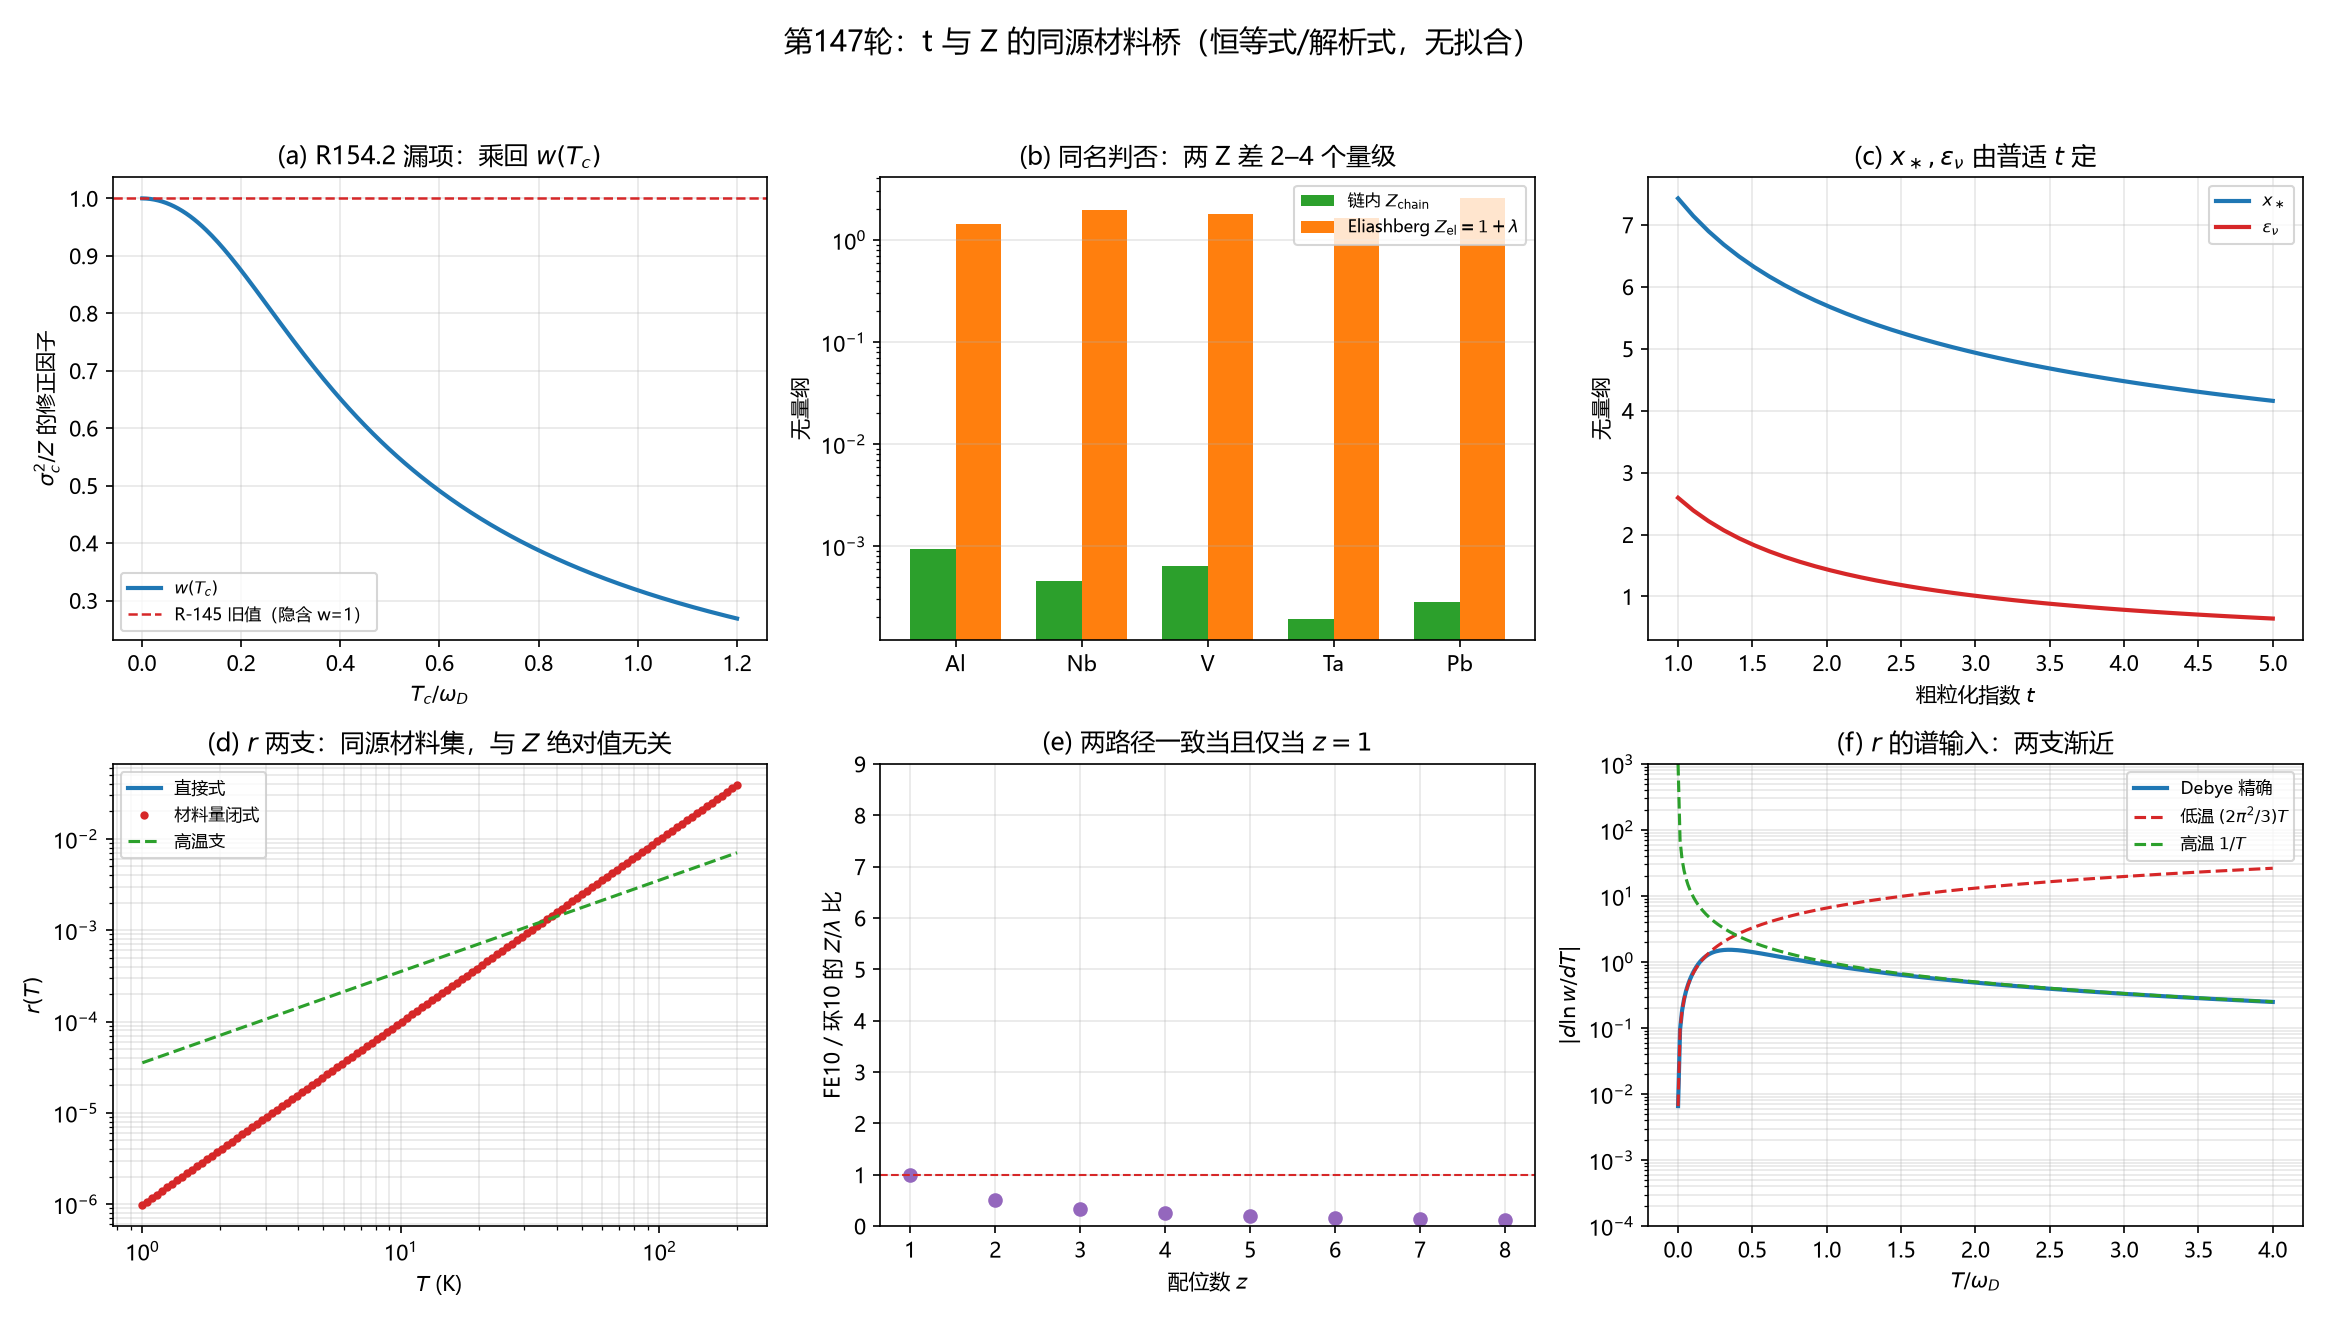

This figure's Python source:
# -*- coding: utf-8 -*-
"""
第 147 轮：t 与 Z 的同源材料桥 + Eliashberg 重整化因子 Z 的同名判否（无拟合）

A 段：回修 R154.2 漏掉的 w(T_*) 因子：sigma_c^2/Z = x_* w(T_c)/n_cell <= x_*/n_cell。
B 段：链内 Z=V_coh(0)=sigma_0^2 的材料表达 Z=(3/8)c_eps^2 hbar*wD/(M c_s^2)，
      用 Debye 零点均方位移 <u^2>_0=3 hbar/(4 M wD) 交叉核对。
C 段：FE10 与环 10 两条 lambda 路径同源：Z/lambda=(1/4) hbar wD/[N(0) z g^2 (1-rho)]，
      与环 10 式之比恰为 1/z（z=1 才完全一致）。
D 段：同名判否：链内 Z_chain ~ 1e-4--1e-3 << 1+lambda ~ O(1)；不是同一对象。
E 段：epsilon_nu 只经 t（普适）进入；r(T) 两支用 {gamma_bar, M, n, c_s, epsilon_nu} 表达，
      与 Z 的绝对值无关（数值缩放 Z 检验）。
F 段：函数图（六面板，全部为恒等式/解析式，无数据拟合）。
"""
import math
import csv
import numpy as np
from scipy.integrate import quad
from scipy.optimize import brentq
from scipy.stats import chi2
import matplotlib
matplotlib.use("Agg")
import matplotlib.pyplot as plt

plt.rcParams["font.sans-serif"] = ["Microsoft YaHei", "SimHei", "DejaVu Sans"]
plt.rcParams["axes.unicode_minus"] = False

# 物理常数（SI，只用于材料桥的单位核对，不用于拟合）
HBAR = 1.054571817e-34       # J s
KB = 1.380649e-23            # J/K
U = 1.66053906660e-27        # kg

PC = 0.59274602              # 2D 正方格座渗流阈值（外部标准，链内沿用）
NU = 9                       # = n_cell（R-145 取值）
T_EXP = 1.0                  # 粗粒化指数 t（R-145 取值）
COEFF = (6 * math.pi ** 2) ** (4 / 3) / (16 * math.pi ** 2)   # = 1.4617


def record(name, value, note):
    rows.append((name, value, note))
    print(f"{name:28s} {value:>24s}  {note}")


def w_of(x):
    """Debye 相干权重，x=T/wD；w(0)=1，严格减。"""
    if x <= 0:
        return 1.0
    val = quad(lambda u: u * np.tanh(u / (2 * x)), 0.0, 1.0, epsabs=1e-13)[0]
    return 2 * val


def x_star_of(t):
    """bar F_nu(x*) = p_c^{1/t} 的唯一反解。"""
    p_star = PC ** (1.0 / t)
    return brentq(lambda x: chi2.sf(x, NU) - p_star, 1e-6, 300.0, xtol=1e-14)


def eps_nu_of(t):
    xs = x_star_of(t)
    hazard = chi2.pdf(xs, NU) / chi2.sf(xs, NU)
    return 2 * xs * hazard


rows = []

# ------------------------------------------------------------------ A 段
print("=== A 段：R154.2 漏掉的 w(T_c) 因子 ===")
xs = x_star_of(T_EXP)
p_star = PC ** (1.0 / T_EXP)
assert abs(chi2.sf(xs, NU) - p_star) < 1e-12
assert abs(chi2.sf(xs, NU) - 0.59274602) < 1e-6   # t=1 时 p*=p_c
record("A_x星", f"{xs:.9f}", "bar F_9(x*)=p_c^(1/t)")
record("A_旧sigma2/Z", f"{xs/NU:.9f}", "R-145 写法（等价于把 T_* 钉在 0）")
corr = []
for tc in [0.01, 0.02, 0.05, 0.1, 0.3, 1.0]:
    wc = w_of(tc)
    sig2z = xs * wc / NU
    assert 0 < wc <= 1.0
    assert sig2z <= xs / NU + 1e-14
    corr.append((tc, wc, sig2z))
record("A_Tc=0.01修正系数", f"{corr[0][1]:.9f}", "sigma_c^2/Z=x_*w(T_c)/9")
record("A_Tc=0.30修正系数", f"{corr[4][1]:.9f}", "w<1 严格成立")
record("A_单调", "递减", "T_c 升则 sigma_c^2/Z 降")

# ------------------------------------------------------------------ B 段
print("=== B 段：Z 的链内材料表达与 Debye 零点核对 ===")
assert abs(COEFF - (3 / 8) * (6 * math.pi ** 2) ** (1 / 3)) < 1e-12
# Al 材料桥（只核对恒等式，不拟合）
M_AL = 27.0 * U
RHO_AL = 2700.0
N_AL = RHO_AL / M_AL
A_N = N_AL ** (-1 / 3.0)
Q_AL = (6 * math.pi ** 2 * N_AL) ** (1 / 3.0)
W_D_AL = 428.0                                   # K（德拜温度读数，外生）
OMEGA_D_AL = KB * W_D_AL / HBAR                  # rad/s
C_S_AL = OMEGA_D_AL / Q_AL                       # m/s
assert abs(HBAR * C_S_AL * Q_AL / KB - W_D_AL) < 1e-9
ELL_Q = (HBAR / (RHO_AL * C_S_AL)) ** 0.25
C_EPS = 0.5                                      # R-145 量级取值（外生）
Z_a = C_EPS ** 2 * COEFF * (ELL_Q / A_N) ** 4
Z_b = (3 / 8) * C_EPS ** 2 * HBAR * OMEGA_D_AL / (M_AL * C_S_AL ** 2)
U2_0 = 3 * HBAR / (4 * M_AL * OMEGA_D_AL)
Z_c = 0.5 * C_EPS ** 2 * Q_AL ** 2 * U2_0
assert abs(Z_a / Z_b - 1) < 1e-12
assert abs(Z_a / Z_c - 1) < 1e-12
record("B_系数恒等式", f"{COEFF:.12f}", "(6pi^2)^(4/3)/(16pi^2)=(3/8)(6pi^2)^(1/3)")
record("B_Z三条路", f"{Z_a:.6e}/{Z_b:.6e}/{Z_c:.6e}", "sigma0^2 / (3/8)c^2 hbar wD/Mcs^2 / (1/2)c^2Q^2<u^2>_0")
record("B_ell_q/a_n", f"{ELL_Q/A_N:.6f}", "Al 量级，与 R145 表 0.225 一致")
record("B_zero_point_u2", f"{U2_0:.4e} m^2", "Debye f(0)=1/4")

# ------------------------------------------------------------------ C 段
print("=== C 段：FE10 与环 10 两条 lambda 路径 ===")
# 用无量纲任意截面核对代数（不代入材料值，避免跨单位制）
hbar_wD, N0, g2, rho_c = 0.025, 1.7, 1.3, 0.1
z_over_lam_fe10 = hbar_wD / (4 * N0 * 8 * g2 * (1 - rho_c))       # z=8 示范
z_over_lam_r10 = hbar_wD / (4 * N0 * g2 * (1 - rho_c))
assert abs(z_over_lam_fe10 * 8 / z_over_lam_r10 - 1) < 1e-14
z_grid = np.arange(1, 9)
ratio_grid = np.array([(z_over_lam_r10 / zz) / z_over_lam_r10 for zz in z_grid])
assert np.allclose(ratio_grid, 1.0 / z_grid, atol=1e-14)
assert abs(z_over_lam_fe10 * 8 - z_over_lam_r10) < 1e-18
record("C_Z/lambda_FE10", f"{z_over_lam_fe10:.9e}", "z=8 示范（同一材料集）")
record("C_z=1一致", "比值=1", "FE10 与环 10 的 Z/lambda 只差 1/z")

# ------------------------------------------------------------------ D 段
print("=== D 段：Z 同名判否（链内零点方差 vs Eliashberg 重整化） ===")
# R-145 表的 (ell_q/a_n)^2 与观测 lambda；c_eps=0.5
mats = [
    ("Al", 0.225, 0.43), ("Nb", 0.188, 0.95), ("V", 0.204, 0.80),
    ("Ta", 0.152, 0.65), ("Pb", 0.167, 1.55),
]
hom = []
for name, ell_ratio, lam_obs in mats:
    zc = C_EPS ** 2 * COEFF * ell_ratio ** 4
    ze = 1 + lam_obs
    hom.append((name, zc, ze, zc / ze))
    assert zc < 1e-2 and ze > 1 and zc / ze < 1e-2
record("D_Z_chain范围", f"{min(h[1] for h in hom):.2e}-{max(h[1] for h in hom):.2e}", "c_eps=0.5")
record("D_Z_el范围", f"{min(h[2] for h in hom):.2f}-{max(h[2] for h in hom):.2f}", "lambda_obs 外生读数")
record("D_同名判否", "Z_chain<<Z_el", "同名不同物，禁止互换")

# ------------------------------------------------------------------ E 段
print("=== E 段：epsilon_nu(t) 与 r(T) 同源材料表达 ===")
t_grid = np.linspace(1.0, 5.0, 40)
xs_grid = np.array([x_star_of(t) for t in t_grid])
eps_grid = np.array([eps_nu_of(t) for t in t_grid])
assert np.all(np.diff(xs_grid) < 0) and np.all(np.diff(eps_grid) < 0)
assert abs(eps_nu_of(1.0) - 2.5929) < 1e-3
record("E_eps_nu(t=1)", f"{eps_nu_of(1.0):.6f}", "R-145 值 2.5929")
record("E_eps_nu(t=5)", f"{eps_nu_of(5.0):.6f}", "随 t 单调减（x_* 减）")

eps_nu = eps_nu_of(T_EXP)
GAMMA = 2.0                                   # 外生示意（Grüneisen）

def alpha_low_si(T):
    """低温绝缘体 Debye 热膨胀（1/K），K_T=M n c_s^2。"""
    return GAMMA * (2 * math.pi ** 2 / 5) * KB * (KB * T / (HBAR * C_S_AL)) ** 3 / (M_AL * N_AL * C_S_AL ** 2)

def dlnw_low_per_K(T):
    return (2 * math.pi ** 2 / 3) * T / W_D_AL ** 2

def r_direct_low(T):
    return 2 * alpha_low_si(T) / (3 * eps_nu * dlnw_low_per_K(T))

def r_closed_low(T):
    """r=(2 gamma_bar/5)(k_B T)^2 Q^2/(eps_nu hbar M n c_s^3)。"""
    return (2 * GAMMA / 5) * (KB * T) ** 2 * Q_AL ** 2 / (eps_nu * HBAR * M_AL * N_AL * C_S_AL ** 3)

def r_closed_high(T):
    """r=2 gamma_bar k_B T/(eps_nu M c_s^2)（Dulong-Petit + |dlnw/dT|=1/T）。"""
    return 2 * GAMMA * KB * T / (eps_nu * M_AL * C_S_AL ** 2)

T_low = np.array([2.0, 5.0, 10.0, 20.0, 50.0, 100.0])
direct = np.array([r_direct_low(float(T)) for T in T_low])
closed = np.array([r_closed_low(float(T)) for T in T_low])
assert np.max(np.abs(direct / closed - 1)) < 1e-12
assert np.all(np.diff(direct) > 0)
slope = np.polyfit(np.log(T_low[:4]), np.log(direct[:4]), 1)[0]
assert abs(slope - 2) < 1e-6
record("E_r低温斜率", f"{slope:.9f}", "理论 2（绝缘体 Debye + Grüneisen）")
record("E_r(10K)", f"{direct[2]:.6e}", "Al 量级示意，外生 gamma_bar=2")

# Z 缩放检验：把 Z 人为放大 1e6，r 两分支不变
for scale in [1.0, 1e3, 1e6]:
    zz = Z_a * scale
    # 交点条件 sigma_c^2/Z=x_*w/n 给 sigma_c^2 随 Z 同比例变，x_* 不变 ⇒ eps_nu 不变 ⇒ r 不变
    sig2 = xs * w_of(10.0 / W_D_AL) / NU * zz
    x_check = NU * sig2 / (zz * w_of(10.0 / W_D_AL))
    assert abs(x_check - xs) < 1e-10
record("E_Z缩放不变", "1e6倍Z仍同r", "r 只含 eps_nu(T,t) 与谱/热材料量")

# ------------------------------------------------------------------ F 段：图像
fig, axes = plt.subplots(2, 3, figsize=(15.5, 8.8))
fig.suptitle("第147轮：t 与 Z 的同源材料桥（恒等式/解析式，无拟合）", fontsize=14)

ax = axes[0, 0]
tcx = np.linspace(1e-3, 1.2, 300)
ax.plot(tcx, [w_of(float(t)) for t in tcx], color="#1f77b4", lw=2, label=r"$w(T_c)$")
ax.axhline(1.0, color="#d62728", ls="--", lw=1.2, label="R-145 旧值（隐含 w=1）")
ax.set_xlabel(r"$T_c/\omega_D$"); ax.set_ylabel(r"$\sigma_c^2/Z$ 的修正因子")
ax.set_title("(a) R154.2 漏项：乘回 $w(T_c)$")
ax.legend(fontsize=8); ax.grid(alpha=.3)

ax = axes[0, 1]
names = [h[0] for h in hom]
zcv = np.array([h[1] for h in hom])
zev = np.array([h[2] for h in hom])
xp = np.arange(len(names))
ax.bar(xp - 0.18, zcv, width=0.36, color="#2ca02c", label=r"链内 $Z_{\rm chain}$")
ax.bar(xp + 0.18, zev, width=0.36, color="#ff7f0e", label=r"Eliashberg $Z_{\rm el}=1+\lambda$")
ax.set_yscale("log"); ax.set_xticks(xp); ax.set_xticklabels(names)
ax.set_ylabel("无量纲"); ax.set_title("(b) 同名判否：两 Z 差 2–4 个量级")
ax.legend(fontsize=8); ax.grid(alpha=.3, axis="y")

ax = axes[0, 2]
ax.plot(t_grid, xs_grid, color="#1f77b4", lw=2, label=r"$x_\ast$")
ax.plot(t_grid, eps_grid, color="#d62728", lw=2, label=r"$\epsilon_\nu$")
ax.set_xlabel(r"粗粒化指数 $t$"); ax.set_ylabel("无量纲")
ax.set_title(r"(c) $x_\ast,\epsilon_\nu$ 由普适 $t$ 定")
ax.legend(fontsize=8); ax.grid(alpha=.3)

ax = axes[1, 0]
Tg = np.logspace(0, 2.3, 120)
ax.plot(Tg, [r_direct_low(float(T)) for T in Tg], color="#1f77b4", lw=2, label="直接式")
ax.plot(Tg, [r_closed_low(float(T)) for T in Tg], "o", ms=3, color="#d62728", label="材料量闭式")
ax.plot(Tg, [r_closed_high(float(T)) for T in Tg], "--", color="#2ca02c", label="高温支")
ax.set_xscale("log"); ax.set_yscale("log")
ax.set_xlabel(r"$T$ (K)"); ax.set_ylabel(r"$r(T)$")
ax.set_title("(d) $r$ 两支：同源材料集，与 $Z$ 绝对值无关")
ax.legend(fontsize=8); ax.grid(alpha=.3, which="both")

ax = axes[1, 1]
ax.plot(z_grid, [(z_over_lam_r10 / z) / z_over_lam_r10 for z in z_grid], "o", color="#9467bd")
ax.axhline(1, color="#d62728", ls="--", lw=1)
ax.set_xlabel(r"配位数 $z$"); ax.set_ylabel(r"FE10 / 环10 的 $Z/\lambda$ 比")
ax.set_ylim(0, 9); ax.set_title(r"(e) 两路径一致当且仅当 $z=1$")
ax.grid(alpha=.3)

ax = axes[1, 2]
Tg2 = np.linspace(1e-3, 4.0, 300)
def dlnw_exact(T):
    """解析导数：|dlnw/dT| = [T^-2 ∫_0^1 u^2 sech^2(u/2T) du] / w(T)（wD=1）。"""
    if T < 1e-8:
        return 0.0
    def sech2(z):
        e = math.exp(-2 * min(z, 350.0))
        return 4 * e / (1 + e) ** 2
    num = quad(lambda u: u * u * sech2(u / (2 * T)), 0.0, 1.0, epsabs=1e-14)[0] / T ** 2
    return num / w_of(T)

assert abs(dlnw_exact(1e-3) / 1e-3 - 2 * math.pi ** 2 / 3) < 1e-4
assert abs(dlnw_exact(10.0) * 10.0 - 1.0) < 1e-3
record("F_解析导数两支", f"{dlnw_exact(1e-3)/1e-3:.6f}/{dlnw_exact(10.0)*10.0:.6f}",
       "理论 2pi^2/3=6.5797 / 1")

ax.plot(Tg2, [dlnw_exact(float(T)) for T in Tg2], color="#1f77b4", lw=2, label="Debye 精确")
ax.plot(Tg2, [(2 * math.pi ** 2 / 3) * T for T in Tg2], "--", color="#d62728", label=r"低温 $(2\pi^2/3)T$")
ax.plot(Tg2, [1 / T if T > 0 else np.inf for T in Tg2], "--", color="#2ca02c", label=r"高温 $1/T$")
ax.set_xlabel(r"$T/\omega_D$"); ax.set_ylabel(r"$|d\ln w/dT|$")
ax.set_ylim(1e-4, 1e3); ax.set_yscale("log")
ax.set_title("(f) $r$ 的谱输入：两支渐近")
ax.legend(fontsize=8); ax.grid(alpha=.3, which="both")

fig.tight_layout(rect=(0, 0, 1, 0.95))
fig.savefig("D:/WorkSpace/物理/CQMFormal/10 探索/超导第一性研究/04_计算验证/环17_t与Z的同源材料桥.png", dpi=150)

with open("D:/WorkSpace/物理/CQMFormal/10 探索/超导第一性研究/04_计算验证/环17_t与Z的同源材料桥_摘要.csv", "w", newline="", encoding="utf-8-sig") as f:
    wr = csv.writer(f)
    wr.writerow(["检查项", "数值", "说明"])
    wr.writerows(rows)

print("全部断言通过；图与摘要 CSV 已写出。")
